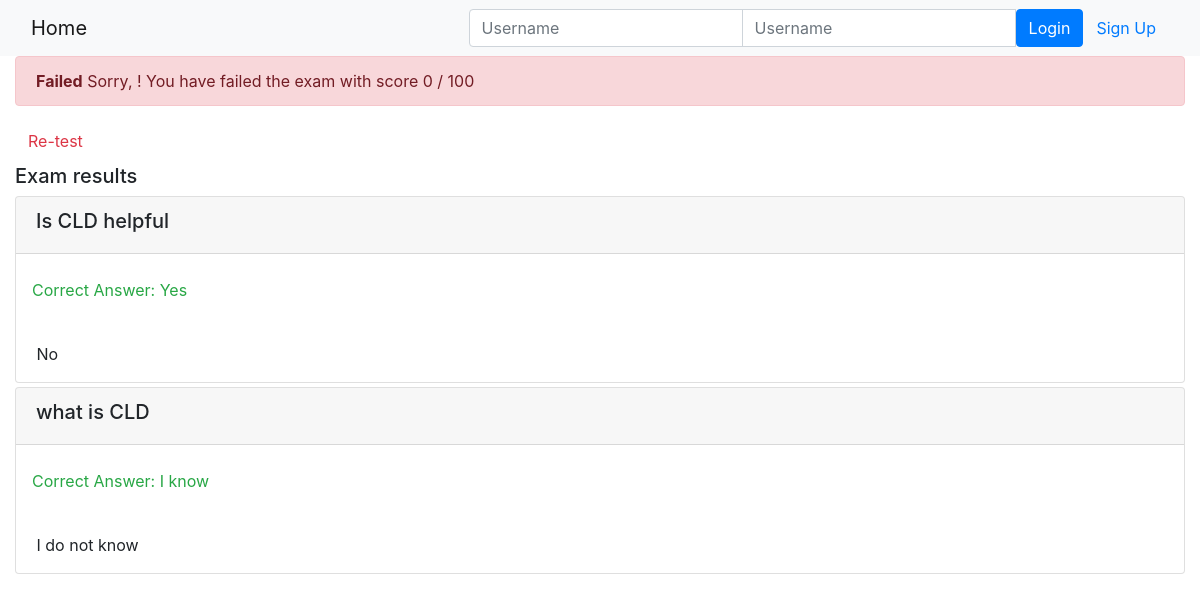
Page /onlinecourse/1/submission/1/result on the committed database.
### onlinecourse/models.py (models this page shows, shortened)
class Question(models.Model):
    lessson = models.ForeignKey(Lesson, on_delete=models.CASCADE)
    question_text = models.CharField(max_length=1000, default="")
    grade = models.FloatField(default=0.0)

class Choice(models.Model):
    question = models.ForeignKey(Question, on_delete=models.CASCADE)
    choice_text = models.CharField(max_length=1000, default="")
    is_correct = models.IntegerField(default=0)
    is_selected = models.IntegerField(default=0)

### onlinecourse/views.py (the view)
# urls.py: path('<int:course_id>/submission/<int:submission_id>/result', views.show_exam_result, name='show_exam_result')
def show_exam_result(request, course_id, submission_id):
    subs = Submission.objects.get(pk=submission_id)
    total_score = 0
    for cid in subs.choice_list:
        choice = Choice.objects.get(pk=cid)
        print("here - " + str(choice.is_correct))
        choice.is_selected = 1
        if(choice.is_correct):
            total_score += 1
    print(total_score)
    course = get_object_or_404(Course, pk=course_id)
    context = {}
    context['course'] = course
    context['grade'] = total_score
    context['subs'] = subs
    return render(request, 'onlinecourse/exam_result_bootstrap.html', context)

### onlinecourse/templates/onlinecourse/exam_result_bootstrap.html (shortened to what this page needs)
<!DOCTYPE html>
<html lang="en">
<head>
    {% load static %}
    <link rel="stylesheet" href="https://maxcdn.bootstrapcdn.com/bootstrap/4.5.2/css/bootstrap.min.css">
</head>
<body>
 <nav class="navbar navbar-light bg-light">
    <div class="container-fluid">
        <div class="navbar-header">
              <a class="navbar-brand" href="{% url 'onlinecourse:index' %}">Home</a>
        </div>
        <ul class="nav navbar-nav navbar-right">
            {% if user.is_authenticated %}
            <li>
                <a class="btn btn-link" href="#">{{ user.first_name }}({{ user.username }})</a>
                <a class="btn btn-link" href="{% url 'onlinecourse:logout' %}">Logout</a>
            </li>
            {% else %}
            <li>
                <form class="form-inline" action="{% url 'onlinecourse:login' %}" method="post">
                    <div class="input-group">
                        <input type="text" class="form-control" placeholder="Username" name="username" >
                        <input type="password" class="form-control" placeholder="Username" name="psw" >
                        <button class="btn btn-primary" type="submit">Login</button>
                        <a class="btn btn-link" href="{% url 'onlinecourse:registration' %}">Sign Up</a>
                    </div>
                </form>
            </li>
            {% endif %}
        </ul>
    </div>
</nav>
<div class="container-fluid">
    {% if grade > 0 %}
    <div class="alert alert-success">
       Congragulations {{ user.first_name }}! You have passed the exam and completed the course with score {{ grade }} / 100
    </div>
        {% else %}
        <div class="alert alert-danger">
            <b>Failed</b> Sorry, {{user.first_name}} ! You have failed the exam with score {{ grade }} / 100
        </div>
        <a class="btn btn-link text-danger" href="{% url 'onlinecourse:course_details' course.id %}">Re-test</a>
        {% endif %}
        <div class="card-columns-vertical mt-1">
        <h5 class="">Exam results</h5>
            {% for lesson in course.lesson_set.all %}
                {% for question in lesson.question_set.all %}
                    <div class="card mt-1">
                        <div class="card-header"><h5>{{ question.question_text}}</h5></div>
                        <div class="form-group">
                            {% for choice in question.choice_set.all %}
                                 {% if choice.is_correct == 1 %}
                                    <p class="text-success"> <br> &emsp;Correct Answer:  {{ choice.choice_text }}</a></p>
                                {%else%}
                                    {% if choice.id in subs.choice_list %}
                                    <p class="text-warning"> <br> &emsp; {{ choice.choice_text }}</a></p>
                                    {%else%}
                                    <br> &emsp; {{ choice.choice_text }}
                                    {% endif %}
                                {% endif %}
                            {% endfor %}
                        </div>
                    </div>
                {% endfor %}
            {% endfor %}
        </div>
    </div>
</body>
</html>

### rows in the picture
Question: question_text "Is CLD helpful"
Choice: choice_text "Yes"
Choice: choice_text "No"
Question: question_text "what is CLD"
Choice: choice_text "I know"
Choice: choice_text "I do not know"

### other values in the picture
{{ grade }} "0"
